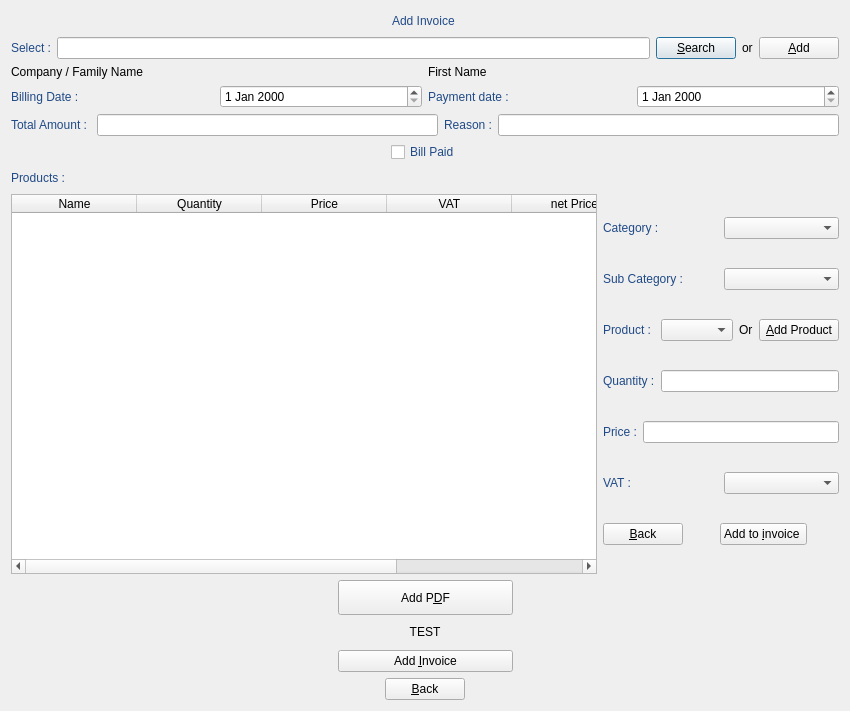
<?xml version="1.0" encoding="UTF-8"?>
<ui version="4.0">
 <class>DialogAddInvoice</class>
 <widget class="QDialog" name="DialogAddInvoice">
  <property name="geometry">
   <rect>
    <x>0</x>
    <y>0</y>
    <width>850</width>
    <height>711</height>
   </rect>
  </property>
  <property name="minimumSize">
   <size>
    <width>850</width>
    <height>675</height>
   </size>
  </property>
  <property name="cursor">
   <cursorShape>PointingHandCursor</cursorShape>
  </property>
  <property name="windowTitle">
   <string>manageBill Add Invoice</string>
  </property>
  <property name="windowIcon">
   <iconset resource="icon.qrc">
    <normaloff>:/icon/image/receipt16.png</normaloff>:/icon/image/receipt16.png</iconset>
  </property>
  <layout class="QGridLayout" name="gridLayout_12">
   <item row="0" column="0">
    <layout class="QGridLayout" name="gridLayout_8">
     <item row="0" column="0">
      <spacer name="horizontalSpacer_7">
       <property name="orientation">
        <enum>Qt::Horizontal</enum>
       </property>
       <property name="sizeHint" stdset="0">
        <size>
         <width>40</width>
         <height>20</height>
        </size>
       </property>
      </spacer>
     </item>
     <item row="0" column="1">
      <widget class="QLabel" name="labelTitle">
       <property name="styleSheet">
        <string notr="true">font: 75 15pt &quot;URW Palladio L&quot;;
color: rgb(32, 74, 135);</string>
       </property>
       <property name="text">
        <string>&lt;html&gt;&lt;head/&gt;&lt;body&gt;&lt;p align=&quot;center&quot;&gt;Add Invoice &lt;/p&gt;&lt;/body&gt;&lt;/html&gt;</string>
       </property>
      </widget>
     </item>
     <item row="0" column="2">
      <spacer name="horizontalSpacer_8">
       <property name="orientation">
        <enum>Qt::Horizontal</enum>
       </property>
       <property name="sizeHint" stdset="0">
        <size>
         <width>40</width>
         <height>20</height>
        </size>
       </property>
      </spacer>
     </item>
    </layout>
   </item>
   <item row="1" column="0">
    <layout class="QGridLayout" name="gridLayout">
     <item row="0" column="0">
      <widget class="QLabel" name="labelSelect">
       <property name="styleSheet">
        <string notr="true">font: 75 13pt &quot;URW Palladio L&quot;;
color: rgb(32, 74, 135);</string>
       </property>
       <property name="text">
        <string>Select :</string>
       </property>
      </widget>
     </item>
     <item row="0" column="1">
      <widget class="QLineEdit" name="lineEditSearch"/>
     </item>
     <item row="0" column="2">
      <widget class="QPushButton" name="pushButtonSearch">
       <property name="styleSheet">
        <string notr="true">font: 75 13pt &quot;URW Palladio L&quot;;</string>
       </property>
       <property name="text">
        <string>&amp;Search</string>
       </property>
       <property name="icon">
        <iconset resource="icon.qrc">
         <normaloff>:/icon/image/check24.png</normaloff>:/icon/image/check24.png</iconset>
       </property>
       <property name="iconSize">
        <size>
         <width>24</width>
         <height>24</height>
        </size>
       </property>
      </widget>
     </item>
     <item row="0" column="3">
      <widget class="QLabel" name="labelOr">
       <property name="styleSheet">
        <string notr="true">font: 75 13pt &quot;URW Palladio L&quot;;</string>
       </property>
       <property name="text">
        <string>or</string>
       </property>
      </widget>
     </item>
     <item row="0" column="4">
      <widget class="QPushButton" name="pushButtonAddHuman">
       <property name="styleSheet">
        <string notr="true">font: 75 12pt &quot;URW Palladio L&quot;;</string>
       </property>
       <property name="text">
        <string>&amp;Add</string>
       </property>
       <property name="icon">
        <iconset resource="icon.qrc">
         <normaloff>:/icon/image/add24.png</normaloff>:/icon/image/add24.png</iconset>
       </property>
       <property name="iconSize">
        <size>
         <width>24</width>
         <height>24</height>
        </size>
       </property>
      </widget>
     </item>
    </layout>
   </item>
   <item row="2" column="0">
    <layout class="QGridLayout" name="gridLayout_3">
     <item row="0" column="0">
      <widget class="QLabel" name="labelName">
       <property name="styleSheet">
        <string notr="true">font: 75 13pt &quot;URW Palladio L&quot;;
</string>
       </property>
       <property name="text">
        <string>Company / Family Name</string>
       </property>
      </widget>
     </item>
     <item row="0" column="1">
      <widget class="QLabel" name="labelFirstName">
       <property name="styleSheet">
        <string notr="true">font: 75 13pt &quot;URW Palladio L&quot;;
</string>
       </property>
       <property name="text">
        <string>First Name</string>
       </property>
      </widget>
     </item>
    </layout>
   </item>
   <item row="3" column="0">
    <layout class="QGridLayout" name="gridLayout_2">
     <item row="0" column="0">
      <widget class="QLabel" name="labelBillingDate">
       <property name="styleSheet">
        <string notr="true">font: 75 13pt &quot;URW Palladio L&quot;;
color: rgb(32, 74, 135);</string>
       </property>
       <property name="text">
        <string>Billing Date :</string>
       </property>
      </widget>
     </item>
     <item row="0" column="1">
      <widget class="QDateEdit" name="dateEditStart"/>
     </item>
     <item row="0" column="2">
      <widget class="QLabel" name="labelPaymentDate">
       <property name="styleSheet">
        <string notr="true">font: 75 13pt &quot;URW Palladio L&quot;;
color: rgb(32, 74, 135);</string>
       </property>
       <property name="text">
        <string>Payment date :</string>
       </property>
      </widget>
     </item>
     <item row="0" column="3">
      <widget class="QDateEdit" name="dateEditEnd"/>
     </item>
    </layout>
   </item>
   <item row="4" column="0">
    <layout class="QGridLayout" name="gridLayout_4">
     <item row="0" column="0">
      <widget class="QLabel" name="labelTotalAmount">
       <property name="styleSheet">
        <string notr="true">font: 75 13pt &quot;URW Palladio L&quot;;
color: rgb(32, 74, 135);</string>
       </property>
       <property name="text">
        <string>Total Amount : </string>
       </property>
      </widget>
     </item>
     <item row="0" column="1">
      <widget class="QLineEdit" name="lineEditTotalAmount"/>
     </item>
     <item row="0" column="2">
      <widget class="QLabel" name="labelReason">
       <property name="styleSheet">
        <string notr="true">font: 75 13pt &quot;URW Palladio L&quot;;
color: rgb(32, 74, 135);</string>
       </property>
       <property name="text">
        <string>Reason :</string>
       </property>
      </widget>
     </item>
     <item row="0" column="3">
      <widget class="QLineEdit" name="lineEditReason"/>
     </item>
    </layout>
   </item>
   <item row="5" column="0">
    <layout class="QGridLayout" name="gridLayout_9">
     <item row="0" column="0">
      <spacer name="horizontalSpacer_9">
       <property name="orientation">
        <enum>Qt::Horizontal</enum>
       </property>
       <property name="sizeHint" stdset="0">
        <size>
         <width>40</width>
         <height>20</height>
        </size>
       </property>
      </spacer>
     </item>
     <item row="0" column="1">
      <widget class="QCheckBox" name="checkBoxBillPaid">
       <property name="toolTip">
        <string>&lt;html&gt;&lt;head/&gt;&lt;body&gt;&lt;p align=&quot;center&quot;&gt;&lt;br/&gt;&lt;/p&gt;&lt;/body&gt;&lt;/html&gt;</string>
       </property>
       <property name="styleSheet">
        <string notr="true">font: 75 13pt &quot;URW Palladio L&quot;;
color: rgb(32, 74, 135);</string>
       </property>
       <property name="text">
        <string>Bill Paid</string>
       </property>
      </widget>
     </item>
     <item row="0" column="2">
      <spacer name="horizontalSpacer_10">
       <property name="orientation">
        <enum>Qt::Horizontal</enum>
       </property>
       <property name="sizeHint" stdset="0">
        <size>
         <width>40</width>
         <height>20</height>
        </size>
       </property>
      </spacer>
     </item>
    </layout>
   </item>
   <item row="6" column="0">
    <layout class="QGridLayout" name="gridLayout_11"/>
   </item>
   <item row="7" column="0">
    <layout class="QGridLayout" name="gridLayout_5">
     <item row="0" column="0">
      <widget class="QLabel" name="labelProduct">
       <property name="styleSheet">
        <string notr="true">font: 75 13pt &quot;URW Palladio L&quot;;
color: rgb(32, 74, 135);</string>
       </property>
       <property name="text">
        <string>Products :</string>
       </property>
      </widget>
     </item>
     <item row="0" column="1">
      <spacer name="horizontalSpacer_13">
       <property name="orientation">
        <enum>Qt::Horizontal</enum>
       </property>
       <property name="sizeHint" stdset="0">
        <size>
         <width>40</width>
         <height>20</height>
        </size>
       </property>
      </spacer>
     </item>
    </layout>
   </item>
   <item row="8" column="0">
    <layout class="QGridLayout" name="gridLayout_30">
     <item row="0" column="0">
      <widget class="QTableWidget" name="tableWidgetProduct">
       <property name="minimumSize">
        <size>
         <width>0</width>
         <height>220</height>
        </size>
       </property>
       <property name="cursor" stdset="0">
        <cursorShape>ArrowCursor</cursorShape>
       </property>
       <property name="styleSheet">
        <string notr="true">font: 75 12pt &quot;URW Palladio L&quot;;</string>
       </property>
       <property name="sizeAdjustPolicy">
        <enum>QAbstractScrollArea::AdjustToContents</enum>
       </property>
       <property name="editTriggers">
        <set>QAbstractItemView::NoEditTriggers</set>
       </property>
       <property name="selectionMode">
        <enum>QAbstractItemView::SingleSelection</enum>
       </property>
       <property name="selectionBehavior">
        <enum>QAbstractItemView::SelectRows</enum>
       </property>
       <attribute name="horizontalHeaderDefaultSectionSize">
        <number>125</number>
       </attribute>
       <column>
        <property name="text">
         <string>Name</string>
        </property>
       </column>
       <column>
        <property name="text">
         <string>Quantity</string>
        </property>
       </column>
       <column>
        <property name="text">
         <string>Price</string>
        </property>
       </column>
       <column>
        <property name="text">
         <string>VAT</string>
        </property>
       </column>
       <column>
        <property name="text">
         <string>net Price</string>
        </property>
       </column>
       <column>
        <property name="text">
         <string>Type of quantity</string>
        </property>
       </column>
      </widget>
     </item>
     <item row="0" column="1">
      <layout class="QGridLayout" name="gridLayout_29">
       <item row="1" column="0">
        <layout class="QGridLayout" name="gridLayout_27">
         <item row="0" column="0">
          <widget class="QLabel" name="labelSubCategory">
           <property name="styleSheet">
            <string notr="true">font: 75 13pt &quot;URW Palladio L&quot;;
color: rgb(32, 74, 135);</string>
           </property>
           <property name="text">
            <string>Sub Category :</string>
           </property>
          </widget>
         </item>
         <item row="0" column="1">
          <widget class="QComboBox" name="comboBoxSCategory"/>
         </item>
        </layout>
       </item>
       <item row="2" column="0">
        <layout class="QGridLayout" name="gridLayout_26">
         <item row="0" column="0">
          <widget class="QLabel" name="labelSelectProduct">
           <property name="styleSheet">
            <string notr="true">font: 75 13pt &quot;URW Palladio L&quot;;
color: rgb(32, 74, 135);</string>
           </property>
           <property name="text">
            <string>Product : </string>
           </property>
          </widget>
         </item>
         <item row="0" column="1">
          <widget class="QComboBox" name="comboBoxProduct_2"/>
         </item>
         <item row="0" column="2">
          <widget class="QLabel" name="labelOr_3">
           <property name="styleSheet">
            <string notr="true">font: 75 13pt &quot;URW Palladio L&quot;;</string>
           </property>
           <property name="text">
            <string>Or</string>
           </property>
          </widget>
         </item>
         <item row="0" column="3">
          <widget class="QPushButton" name="pushButtonAddNewProduct">
           <property name="styleSheet">
            <string notr="true">font: 75 13pt &quot;URW Palladio L&quot;;
</string>
           </property>
           <property name="text">
            <string>&amp;Add Product</string>
           </property>
           <property name="icon">
            <iconset resource="icon.qrc">
             <normaloff>:/icon/image/add24.png</normaloff>:/icon/image/add24.png</iconset>
           </property>
           <property name="iconSize">
            <size>
             <width>24</width>
             <height>24</height>
            </size>
           </property>
          </widget>
         </item>
        </layout>
       </item>
       <item row="3" column="0">
        <layout class="QGridLayout" name="gridLayout_25">
         <item row="0" column="0">
          <widget class="QLabel" name="labelQuantity_2">
           <property name="styleSheet">
            <string notr="true">font: 75 13pt &quot;URW Palladio L&quot;;
color: rgb(32, 74, 135);</string>
           </property>
           <property name="text">
            <string>Quantity :</string>
           </property>
          </widget>
         </item>
         <item row="0" column="1">
          <widget class="QLineEdit" name="lineEditQuantity_2"/>
         </item>
        </layout>
       </item>
       <item row="4" column="0">
        <layout class="QGridLayout" name="gridLayout_24">
         <item row="0" column="0">
          <widget class="QLabel" name="labelPrice_2">
           <property name="styleSheet">
            <string notr="true">font: 75 13pt &quot;URW Palladio L&quot;;
color: rgb(32, 74, 135);</string>
           </property>
           <property name="text">
            <string>Price :</string>
           </property>
          </widget>
         </item>
         <item row="0" column="1">
          <widget class="QLineEdit" name="lineEditPrice_2"/>
         </item>
        </layout>
       </item>
       <item row="5" column="0">
        <layout class="QGridLayout" name="gridLayout_23">
         <item row="0" column="0">
          <widget class="QLabel" name="labelVAT_2">
           <property name="styleSheet">
            <string notr="true">font: 75 13pt &quot;URW Palladio L&quot;;
color: rgb(32, 74, 135);</string>
           </property>
           <property name="text">
            <string>VAT :</string>
           </property>
          </widget>
         </item>
         <item row="0" column="1">
          <widget class="QComboBox" name="comboBoxVAT_2"/>
         </item>
        </layout>
       </item>
       <item row="6" column="0">
        <layout class="QGridLayout" name="gridLayout_20">
         <item row="0" column="1">
          <spacer name="horizontalSpacer_16">
           <property name="orientation">
            <enum>Qt::Horizontal</enum>
           </property>
           <property name="sizeHint" stdset="0">
            <size>
             <width>40</width>
             <height>20</height>
            </size>
           </property>
          </spacer>
         </item>
         <item row="0" column="0">
          <widget class="QPushButton" name="pushButtonSuppr">
           <property name="styleSheet">
            <string notr="true">font: 75 13pt &quot;URW Palladio L&quot;;
</string>
           </property>
           <property name="text">
            <string>&amp;Back</string>
           </property>
           <property name="icon">
            <iconset resource="icon.qrc">
             <normaloff>:/icon/image/undo24.png</normaloff>:/icon/image/undo24.png</iconset>
           </property>
           <property name="iconSize">
            <size>
             <width>24</width>
             <height>24</height>
            </size>
           </property>
          </widget>
         </item>
         <item row="0" column="3">
          <spacer name="horizontalSpacer_17">
           <property name="orientation">
            <enum>Qt::Horizontal</enum>
           </property>
           <property name="sizeHint" stdset="0">
            <size>
             <width>40</width>
             <height>20</height>
            </size>
           </property>
          </spacer>
         </item>
         <item row="0" column="2">
          <widget class="QPushButton" name="pushButtonAddProductToInvoice">
           <property name="styleSheet">
            <string notr="true">font: 75 13pt &quot;URW Palladio L&quot;;
</string>
           </property>
           <property name="text">
            <string>Add to &amp;invoice </string>
           </property>
           <property name="icon">
            <iconset resource="icon.qrc">
             <normaloff>:/icon/image/add24.png</normaloff>:/icon/image/add24.png</iconset>
           </property>
           <property name="iconSize">
            <size>
             <width>24</width>
             <height>24</height>
            </size>
           </property>
          </widget>
         </item>
        </layout>
       </item>
       <item row="0" column="0">
        <layout class="QGridLayout" name="gridLayout_28">
         <item row="0" column="0">
          <widget class="QLabel" name="labelCategory">
           <property name="styleSheet">
            <string notr="true">font: 75 13pt &quot;URW Palladio L&quot;;
color: rgb(32, 74, 135);</string>
           </property>
           <property name="text">
            <string>Category : </string>
           </property>
          </widget>
         </item>
         <item row="0" column="1">
          <widget class="QComboBox" name="comboBoxCategory_2"/>
         </item>
        </layout>
       </item>
      </layout>
     </item>
    </layout>
   </item>
   <item row="9" column="0">
    <layout class="QGridLayout" name="gridLayout_7">
     <item row="0" column="0">
      <spacer name="horizontalSpacer_5">
       <property name="orientation">
        <enum>Qt::Horizontal</enum>
       </property>
       <property name="sizeHint" stdset="0">
        <size>
         <width>40</width>
         <height>20</height>
        </size>
       </property>
      </spacer>
     </item>
     <item row="0" column="2">
      <spacer name="horizontalSpacer_6">
       <property name="orientation">
        <enum>Qt::Horizontal</enum>
       </property>
       <property name="sizeHint" stdset="0">
        <size>
         <width>40</width>
         <height>20</height>
        </size>
       </property>
      </spacer>
     </item>
     <item row="0" column="1">
      <widget class="QPushButton" name="pushButtonAddPDF">
       <property name="minimumSize">
        <size>
         <width>175</width>
         <height>35</height>
        </size>
       </property>
       <property name="styleSheet">
        <string notr="true">font: 75 14pt &quot;URW Palladio L&quot;;
</string>
       </property>
       <property name="text">
        <string>Add P&amp;DF</string>
       </property>
       <property name="icon">
        <iconset resource="icon.qrc">
         <normaloff>:/icon/image/add24.png</normaloff>:/icon/image/add24.png</iconset>
       </property>
       <property name="iconSize">
        <size>
         <width>24</width>
         <height>24</height>
        </size>
       </property>
      </widget>
     </item>
    </layout>
   </item>
   <item row="10" column="0">
    <widget class="QLabel" name="labelCheminPDF">
     <property name="minimumSize">
      <size>
       <width>600</width>
       <height>23</height>
      </size>
     </property>
     <property name="styleSheet">
      <string notr="true">font: 75 13pt &quot;URW Palladio L&quot;;</string>
     </property>
     <property name="text">
      <string>&lt;html&gt;&lt;head/&gt;&lt;body&gt;&lt;p align=&quot;center&quot;&gt;TEST&lt;/p&gt;&lt;/body&gt;&lt;/html&gt;</string>
     </property>
    </widget>
   </item>
   <item row="11" column="0">
    <layout class="QGridLayout" name="gridLayout_6">
     <item row="0" column="0">
      <spacer name="horizontalSpacer_3">
       <property name="orientation">
        <enum>Qt::Horizontal</enum>
       </property>
       <property name="sizeHint" stdset="0">
        <size>
         <width>40</width>
         <height>20</height>
        </size>
       </property>
      </spacer>
     </item>
     <item row="0" column="1">
      <widget class="QPushButton" name="pushButtonAdd">
       <property name="minimumSize">
        <size>
         <width>175</width>
         <height>0</height>
        </size>
       </property>
       <property name="styleSheet">
        <string notr="true">font: 75 13pt &quot;URW Palladio L&quot;;</string>
       </property>
       <property name="text">
        <string>Add &amp;Invoice</string>
       </property>
       <property name="icon">
        <iconset resource="icon.qrc">
         <normaloff>:/icon/image/add24.png</normaloff>:/icon/image/add24.png</iconset>
       </property>
       <property name="iconSize">
        <size>
         <width>24</width>
         <height>24</height>
        </size>
       </property>
      </widget>
     </item>
     <item row="0" column="2">
      <spacer name="horizontalSpacer_4">
       <property name="orientation">
        <enum>Qt::Horizontal</enum>
       </property>
       <property name="sizeHint" stdset="0">
        <size>
         <width>40</width>
         <height>20</height>
        </size>
       </property>
      </spacer>
     </item>
    </layout>
   </item>
   <item row="12" column="0">
    <layout class="QGridLayout" name="gridLayout_10">
     <item row="0" column="0">
      <spacer name="horizontalSpacer_11">
       <property name="orientation">
        <enum>Qt::Horizontal</enum>
       </property>
       <property name="sizeHint" stdset="0">
        <size>
         <width>40</width>
         <height>20</height>
        </size>
       </property>
      </spacer>
     </item>
     <item row="0" column="1">
      <widget class="QPushButton" name="pushButtonBack">
       <property name="styleSheet">
        <string notr="true">font: 75 13pt &quot;URW Palladio L&quot;;</string>
       </property>
       <property name="text">
        <string>&amp;Back</string>
       </property>
       <property name="icon">
        <iconset resource="icon.qrc">
         <normaloff>:/icon/image/undo24.png</normaloff>:/icon/image/undo24.png</iconset>
       </property>
       <property name="iconSize">
        <size>
         <width>24</width>
         <height>24</height>
        </size>
       </property>
      </widget>
     </item>
     <item row="0" column="2">
      <spacer name="horizontalSpacer_12">
       <property name="orientation">
        <enum>Qt::Horizontal</enum>
       </property>
       <property name="sizeHint" stdset="0">
        <size>
         <width>40</width>
         <height>20</height>
        </size>
       </property>
      </spacer>
     </item>
    </layout>
   </item>
  </layout>
 </widget>
 <resources>
  <include location="icon.qrc"/>
 </resources>
 <connections/>
</ui>
